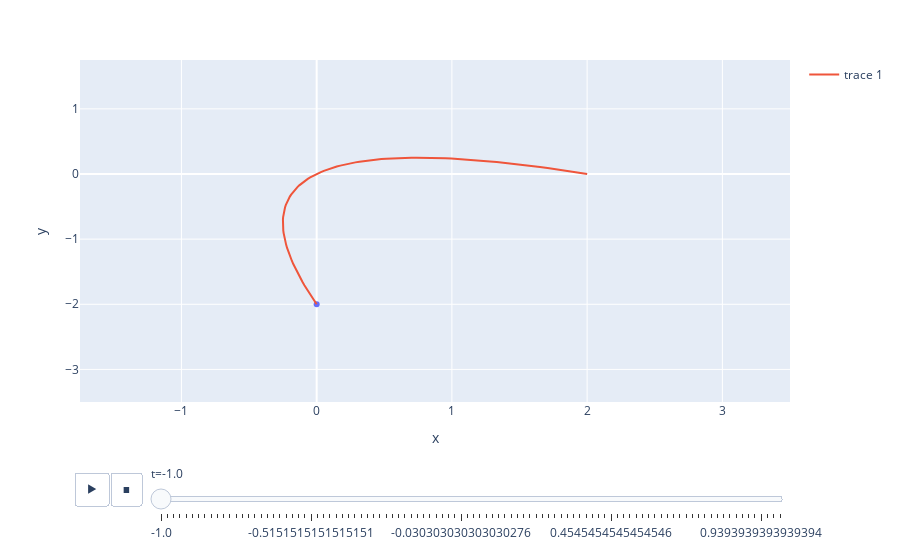

The notebook cell saved with this chart:
### Code cell
import pandas as pd

# Generate curve data
t = np.linspace(-1, 1, 100)
x = t + t ** 2
y = t - t ** 2
xm = np.min(x) - 1.5
xM = np.max(x) + 1.5
ym = np.min(y) - 1.5
yM = np.max(y) + 1.5


# create dataframe
df_curve = pd.DataFrame(dict(x=x, y=y, t=t))

fig = px.scatter(df_curve, x="x", y="y", 
        animation_frame="t", range_x=[xm, xM], range_y=[ym, yM])
fig.add_trace(go.Scatter(x=x, y=y,))

# fig.update_layout(transition = {'duration': 0})
fig.layout.updatemenus[0].buttons[0].args[1]["frame"]["duration"] = 100

fig.show()

### Figure 1 — Plotly figure (JSON) as saved in the notebook; plotly's stock layout.template omitted (floating-point values rounded to 4 significant figures)
{"data": [{"hovertemplate": "t=-1.0<br>x=%{x}<br>y=%{y}<extra></extra>", "legendgroup": "", "marker": {"color": "#636efa", "symbol": "circle"}, "mode": "markers", "name": "", "orientation": "v", "showlegend": false, "type": "scatter", "x": [0], "xaxis": "x", "y": [-2], "yaxis": "y"}, {"type": "scatter", "x": [0, -0.01979, -0.03877, -0.05693, -0.07428, -0.09081, -0.1065, -0.1214, -0.1355, -0.1488, -0.1612, -0.1728, -0.1837, -0.1937, -0.2028, -0.2112, -0.2188, -0.2255, -0.2314, -0.2365, -0.2408, -0.2443, -0.2469, -0.2488, -0.2498, -0.25, -0.2494, -0.2479, -0.2457, -0.2426, -0.2388, -0.2341, -0.2285, -0.2222, -0.2151, -0.2071, -0.1983, -0.1888, -0.1783, -0.1671, -0.1551, -0.1422, -0.1286, -0.1141, -0.09877, -0.08264, -0.06571, -0.04795, -0.02938, -0.009999, 0.0102, 0.03122, 0.05306, 0.07571, 0.09917, 0.1235, 0.1486, 0.1745, 0.2012, 0.2288, 0.2571, 0.2863, 0.3163, 0.3471, 0.3787, 0.4112, 0.4444, 0.4785, 0.5134, 0.5491, 0.5857, 0.623, 0.6612, 0.7001, 0.7399, 0.7805, 0.822, 0.8642, 0.9073, 0.9511, 0.9958, 1.041, 1.088, 1.135, 1.183, 1.232, 1.281, 1.331, 1.383, 1.435, 1.488, 1.541, 1.596, 1.651, 1.707, 1.764, 1.822, 1.88, 1.94, 2], "y": [-2, -1.94, -1.88, -1.822, -1.764, -1.707, -1.651, -1.596, -1.541, -1.488, -1.435, -1.383, -1.331, -1.281, -1.232, -1.183, -1.135, -1.088, -1.041, -0.9958, -0.9511, -0.9073, -0.8642, -0.822, -0.7805, -0.7399, -0.7001, -0.6612, -0.623, -0.5857, -0.5491, -0.5134, -0.4785, -0.4444, -0.4112, -0.3787, -0.3471, -0.3163, -0.2863, -0.2571, -0.2288, -0.2012, -0.1745, -0.1486, -0.1235, -0.09917, -0.07571, -0.05306, -0.03122, -0.0102, 0.009999, 0.02938, 0.04795, 0.06571, 0.08264, 0.09877, 0.1141, 0.1286, 0.1422, 0.1551, 0.1671, 0.1783, 0.1888, 0.1983, 0.2071, 0.2151, 0.2222, 0.2285, 0.2341, 0.2388, 0.2426, 0.2457, 0.2479, 0.2494, 0.25, 0.2498, 0.2488, 0.2469, 0.2443, 0.2408, 0.2365, 0.2314, 0.2255, 0.2188, 0.2112, 0.2028, 0.1937, 0.1837, 0.1728, 0.1612, 0.1488, 0.1355, 0.1214, 0.1065, 0.09081, 0.07428, 0.05693, 0.03877, 0.01979, 0]}], "layout": {"legend": {"tracegroupgap": 0}, "margin": {"t": 60}, "sliders": [{"active": 0, "currentvalue": {"prefix": "t="}, "len": 0.9, "pad": {"b": 10, "t": 60}, "steps": [{"args": [["-1.0"], {"frame": {"duration": 0, "redraw": false}, "fromcurrent": true, "mode": "immediate", "transition": {"duration": 0, "easing": "linear"}}], "label": "-1.0", "method": "animate"}, {"args": [["-0.9797979797979798"], {"frame": {"duration": 0, "redraw": false}, "fromcurrent": true, "mode": "immediate", "transition": {"duration": 0, "easing": "linear"}}], "label": "-0.9797979797979798", "method": "animate"}, {"args": [["-0.9595959595959596"], {"frame": {"duration": 0, "redraw": false}, "fromcurrent": true, "mode": "immediate", "transition": {"duration": 0, "easing": "linear"}}], "label": "-0.9595959595959596", "method": "animate"}, {"args": [["-0.9393939393939394"], {"frame": {"duration": 0, "redraw": false}, "fromcurrent": true, "mode": "immediate", "transition": {"duration": 0, "easing": "linear"}}], "label": "-0.9393939393939394", "method": "animate"}, {"args": [["-0.9191919191919192"], {"frame": {"duration": 0, "redraw": false}, "fromcurrent": true, "mode": "immediate", "transition": {"duration": 0, "easing": "linear"}}], "label": "-0.9191919191919192", "method": "animate"}, {"args": [["-0.898989898989899"], {"frame": {"duration": 0, "redraw": false}, "fromcurrent": true, "mode": "immediate", "transition": {"duration": 0, "easing": "linear"}}], "label": "-0.898989898989899", "method": "animate"}, {"args": [["-0.8787878787878788"], {"frame": {"duration": 0, "redraw": false}, "fromcurrent": true, "mode": "immediate", "transition": {"duration": 0, "easing": "linear"}}], "label": "-0.8787878787878788", "method": "animate"}, {"args": [["-0.8585858585858586"], {"frame": {"duration": 0, "redraw": false}, "fromcurrent": true, "mode": "immediate", "transition": {"duration": 0, "easing": "linear"}}], "label": "-0.8585858585858586", "method": "animate"}, {"args": [["-0.8383838383838383"], {"frame": {"duration": 0, "redraw": false}, "fromcurrent": true, "mode": "immediate", "transition": {"duration": 0, "easing": "linear"}}], "label": "-0.8383838383838383", "method": "animate"}, {"args": [["-0.8181818181818181"], {"frame": {"duration": 0, "redraw": false}, "fromcurrent": true, "mode": "immediate", "transition": {"duration": 0, "easing": "linear"}}], "label": "-0.8181818181818181", "method": "animate"}, {"args": [["-0.797979797979798"], {"frame": {"duration": 0, "redraw": false}, "fromcurrent": true, "mode": "immediate", "transition": {"duration": 0, "easing": "linear"}}], "label": "-0.797979797979798", "method": "animate"}, {"args": [["-0.7777777777777778"], {"frame": {"duration": 0, "redraw": false}, "fromcurrent": true, "mode": "immediate", "transition": {"duration": 0, "easing": "linear"}}], "label": "-0.7777777777777778", "method": "animate"}, {"args": [["-0.7575757575757576"], {"frame": {"duration": 0, "redraw": false}, "fromcurrent": true, "mode": "immediate", "transition": {"duration": 0, "easing": "linear"}}], "label": "-0.7575757575757576", "method": "animate"}, {"args": [["-0.7373737373737373"], {"frame": {"duration": 0, "redraw": false}, "fromcurrent": true, "mode": "immediate", "transition": {"duration": 0, "easing": "linear"}}], "label": "-0.7373737373737373", "method": "animate"}, {"args": [["-0.7171717171717171"], {"frame": {"duration": 0, "redraw": false}, "fromcurrent": true, "mode": "immediate", "transition": {"duration": 0, "easing": "linear"}}], "label": "-0.7171717171717171", "method": "animate"}, {"args": [["-0.696969696969697"], {"frame": {"duration": 0, "redraw": false}, "fromcurrent": true, "mode": "immediate", "transition": {"duration": 0, "easing": "linear"}}], "label": "-0.696969696969697", "method": "animate"}, {"args": [["-0.6767676767676767"], {"frame": {"duration": 0, "redraw": false}, "fromcurrent": true, "mode": "immediate", "transition": {"duration": 0, "easing": "linear"}}], "label": "-0.6767676767676767", "method": "animate"}, {"args": [["-0.6565656565656566"], {"frame": {"duration": 0, "redraw": false}, "fromcurrent": true, "mode": "immediate", "transition": {"duration": 0, "easing": "linear"}}], "label": "-0.6565656565656566", "method": "animate"}, {"args": [["-0.6363636363636364"], {"frame": {"duration": 0, "redraw": false}, "fromcurrent": true, "mode": "immediate", "transition": {"duration": 0, "easing": "linear"}}], "label": "-0.6363636363636364", "method": "animate"}, {"args": [["-0.6161616161616161"], {"frame": {"duration": 0, "redraw": false}, "fromcurrent": true, "mode": "immediate", "transition": {"duration": 0, "easing": "linear"}}], "label": "-0.6161616161616161", "method": "animate"}, {"args": [["-0.5959595959595959"], {"frame": {"duration": 0, "redraw": false}, "fromcurrent": true, "mode": "immediate", "transition": {"duration": 0, "easing": "linear"}}], "label": "-0.5959595959595959", "method": "animate"}, {"args": [["-0.5757575757575757"], {"frame": {"duration": 0, "redraw": false}, "fromcurrent": true, "mode": "immediate", "transition": {"duration": 0, "easing": "linear"}}], "label": "-0.5757575757575757", "method": "animate"}, {"args": [["-0.5555555555555556"], {"frame": {"duration": 0, "redraw": false}, "fromcurrent": true, "mode": "immediate", "transition": {"duration": 0, "easing": "linear"}}], "label": "-0.5555555555555556", "method": "animate"}, {"args": [["-0.5353535353535352"], {"frame": {"duration": 0, "redraw": false}, "fromcurrent": true, "mode": "immediate", "transition": {"duration": 0, "easing": "linear"}}], "label": "-0.5353535353535352", "method": "animate"}, {"args": [["-0.5151515151515151"], {"frame": {"duration": 0, "redraw": false}, "fromcurrent": true, "mode": "immediate", "transition": {"duration": 0, "easing": "linear"}}], "label": "-0.5151515151515151", "method": "animate"}, {"args": [["-0.4949494949494949"], {"frame": {"duration": 0, "redraw": false}, "fromcurrent": true, "mode": "immediate", "transition": {"duration": 0, "easing": "linear"}}], "label": "-0.4949494949494949", "method": "animate"}, {"args": [["-0.4747474747474747"], {"frame": {"duration": 0, "redraw": false}, "fromcurrent": true, "mode": "immediate", "transition": {"duration": 0, "easing": "linear"}}], "label": "-0.4747474747474747", "method": "animate"}, {"args": [["-0.4545454545454545"], {"frame": {"duration": 0, "redraw": false}, "fromcurrent": true, "mode": "immediate", "transition": {"duration": 0, "easing": "linear"}}], "label": "-0.4545454545454545", "method": "animate"}, {"args": [["-0.43434343434343425"], {"frame": {"duration": 0, "redraw": false}, "fromcurrent": true, "mode": "immediate", "transition": {"duration": 0, "easing": "linear"}}], "label": "-0.43434343434343425", "method": "animate"}, {"args": [["-0.41414141414141414"], {"frame": {"duration": 0, "redraw": false}, "fromcurrent": true, "mode": "immediate", "transition": {"duration": 0, "easing": "linear"}}], "label": "-0.41414141414141414", "method": "animate"}, {"args": [["-0.3939393939393939"], {"frame": {"duration": 0, "redraw": false}, "fromcurrent": true, "mode": "immediate", "transition": {"duration": 0, "easing": "linear"}}], "label": "-0.3939393939393939", "method": "animate"}, {"args": [["-0.3737373737373737"], {"frame": {"duration": 0, "redraw": false}, "fromcurrent": true, "mode": "immediate", "transition": {"duration": 0, "easing": "linear"}}], "label": "-0.3737373737373737", "method": "animate"}, {"args": [["-0.3535353535353535"], {"frame": {"duration": 0, "redraw": false}, "fromcurrent": true, "mode": "immediate", "transition": {"duration": 0, "easing": "linear"}}], "label": "-0.3535353535353535", "method": "animate"}, {"args": [["-0.33333333333333326"], {"frame": {"duration": 0, "redraw": false}, "fromcurrent": true, "mode": "immediate", "transition": {"duration": 0, "easing": "linear"}}], "label": "-0.33333333333333326", "method": "animate"}, {"args": [["-0.31313131313131304"], {"frame": {"duration": 0, "redraw": false}, "fromcurrent": true, "mode": "immediate", "transition": {"duration": 0, "easing": "linear"}}], "label": "-0.31313131313131304", "method": "animate"}, {"args": [["-0.2929292929292928"], {"frame": {"duration": 0, "redraw": false}, "fromcurrent": true, "mode": "immediate", "transition": {"duration": 0, "easing": "linear"}}], "label": "-0.2929292929292928", "method": "animate"}, {"args": [["-0.2727272727272727"], {"frame": {"duration": 0, "redraw": false}, "fromcurrent": true, "mode": "immediate", "transition": {"duration": 0, "easing": "linear"}}], "label": "-0.2727272727272727", "method": "animate"}, {"args": [["-0.2525252525252525"], {"frame": {"duration": 0, "redraw": false}, "fromcurrent": true, "mode": "immediate", "transition": {"duration": 0, "easing": "linear"}}], "label": "-0.2525252525252525", "method": "animate"}, {"args": [["-0.23232323232323226"], {"frame": {"duration": 0, "redraw": false}, "fromcurrent": true, "mode": "immediate", "transition": {"duration": 0, "easing": "linear"}}], "label": "-0.23232323232323226", "method": "animate"}, {"args": [["-0.21212121212121204"], {"frame": {"duration": 0, "redraw": false}, "fromcurrent": true, "mode": "immediate", "transition": {"duration": 0, "easing": "linear"}}], "label": "-0.21212121212121204", "method": "animate"}, {"args": [["-0.19191919191919182"], {"frame": {"duration": 0, "redraw": false}, "fromcurrent": true, "mode": "immediate", "transition": {"duration": 0, "easing": "linear"}}], "label": "-0.19191919191919182", "method": "animate"}, {"args": [["-0.1717171717171716"], {"frame": {"duration": 0, "redraw": false}, "fromcurrent": true, "mode": "immediate", "transition": {"duration": 0, "easing": "linear"}}], "label": "-0.1717171717171716", "method": "animate"}, {"args": [["-0.1515151515151515"], {"frame": {"duration": 0, "redraw": false}, "fromcurrent": true, "mode": "immediate", "transition": {"duration": 0, "easing": "linear"}}], "label": "-0.1515151515151515", "method": "animate"}, {"args": [["-0.13131313131313127"], {"frame": {"duration": 0, "redraw": false}, "fromcurrent": true, "mode": "immediate", "transition": {"duration": 0, "easing": "linear"}}], "label": "-0.13131313131313127", "method": "animate"}, {"args": [["-0.11111111111111105"], {"frame": {"duration": 0, "redraw": false}, "fromcurrent": true, "mode": "immediate", "transition": {"duration": 0, "easing": "linear"}}], "label": "-0.11111111111111105", "method": "animate"}, {"args": [["-0.09090909090909083"], {"frame": {"duration": 0, "redraw": false}, "fromcurrent": true, "mode": "immediate", "transition": {"duration": 0, "easing": "linear"}}], "label": "-0.09090909090909083", "method": "animate"}, {"args": [["-0.07070707070707061"], {"frame": {"duration": 0, "redraw": false}, "fromcurrent": true, "mode": "immediate", "transition": {"duration": 0, "easing": "linear"}}], "label": "-0.07070707070707061", "method": "animate"}, {"args": [["-0.050505050505050386"], {"frame": {"duration": 0, "redraw": false}, "fromcurrent": true, "mode": "immediate", "transition": {"duration": 0, "easing": "linear"}}], "label": "-0.050505050505050386", "method": "animate"}, {"args": [["-0.030303030303030276"], {"frame": {"duration": 0, "redraw": false}, "fromcurrent": true, "mode": "immediate", "transition": {"duration": 0, "easing": "linear"}}], "label": "-0.030303030303030276", "method": "animate"}, {"args": [["-0.010101010101010055"], {"frame": {"duration": 0, "redraw": false}, "fromcurrent": true, "mode": "immediate", "transition": {"duration": 0, "easing": "linear"}}], "label": "-0.010101010101010055", "method": "animate"}, {"args": [["0.010101010101010166"], {"frame": {"duration": 0, "redraw": false}, "fromcurrent": true, "mode": "immediate", "transition": {"duration": 0, "easing": "linear"}}], "label": "0.010101010101010166", "method": "animate"}, {"args": [["0.030303030303030498"], {"frame": {"duration": 0, "redraw": false}, "fromcurrent": true, "mode": "immediate", "transition": {"duration": 0, "easing": "linear"}}], "label": "0.030303030303030498", "method": "animate"}, {"args": [["0.05050505050505061"], {"frame": {"duration": 0, "redraw": false}, "fromcurrent": true, "mode": "immediate", "transition": {"duration": 0, "easing": "linear"}}], "label": "0.05050505050505061", "method": "animate"}, {"args": [["0.07070707070707072"], {"frame": {"duration": 0, "redraw": false}, "fromcurrent": true, "mode": "immediate", "transition": {"duration": 0, "easing": "linear"}}], "label": "0.07070707070707072", "method": "animate"}, {"args": [["0.09090909090909105"], {"frame": {"duration": 0, "redraw": false}, "fromcurrent": true, "mode": "immediate", "transition": {"duration": 0, "easing": "linear"}}], "label": "0.09090909090909105", "method": "animate"}, {"args": [["0.11111111111111116"], {"frame": {"duration": 0, "redraw": false}, "fromcurrent": true, "mode": "immediate", "transition": {"duration": 0, "easing": "linear"}}], "label": "0.11111111111111116", "method": "animate"}, {"args": [["0.1313131313131315"], {"frame": {"duration": 0, "redraw": false}, "fromcurrent": true, "mode": "immediate", "transition": {"duration": 0, "easing": "linear"}}], "label": "0.1313131313131315", "method": "animate"}, {"args": [["0.1515151515151516"], {"frame": {"duration": 0, "redraw": false}, "fromcurrent": true, "mode": "immediate", "transition": {"duration": 0, "easing": "linear"}}], "label": "0.1515151515151516", "method": "animate"}, {"args": [["0.1717171717171717"], {"frame": {"duration": 0, "redraw": false}, "fromcurrent": true, "mode": "immediate", "transition": {"duration": 0, "easing": "linear"}}], "label": "0.1717171717171717", "method": "animate"}, {"args": [["0.19191919191919204"], {"frame": {"duration": 0, "redraw": false}, "fromcurrent": true, "mode": "immediate", "transition": {"duration": 0, "easing": "linear"}}], "label": "0.19191919191919204", "method": "animate"}, {"args": [["0.21212121212121215"], {"frame": {"duration": 0, "redraw": false}, "fromcurrent": true, "mode": "immediate", "transition": {"duration": 0, "easing": "linear"}}], "label": "0.21212121212121215", "method": "animate"}, {"args": [["0.2323232323232325"], {"frame": {"duration": 0, "redraw": false}, "fromcurrent": true, "mode": "immediate", "transition": {"duration": 0, "easing": "linear"}}], "label": "0.2323232323232325", "method": "animate"}, {"args": [["0.2525252525252526"], {"frame": {"duration": 0, "redraw": false}, "fromcurrent": true, "mode": "immediate", "transition": {"duration": 0, "easing": "linear"}}], "label": "0.2525252525252526", "method": "animate"}, {"args": [["0.27272727272727293"], {"frame": {"duration": 0, "redraw": false}, "fromcurrent": true, "mode": "immediate", "transition": {"duration": 0, "easing": "linear"}}], "label": "0.27272727272727293", "method": "animate"}, {"args": [["0.29292929292929304"], {"frame": {"duration": 0, "redraw": false}, "fromcurrent": true, "mode": "immediate", "transition": {"duration": 0, "easing": "linear"}}], "label": "0.29292929292929304", "method": "animate"}, {"args": [["0.31313131313131315"], {"frame": {"duration": 0, "redraw": false}, "fromcurrent": true, "mode": "immediate", "transition": {"duration": 0, "easing": "linear"}}], "label": "0.31313131313131315", "method": "animate"}, {"args": [["0.3333333333333335"], {"frame": {"duration": 0, "redraw": false}, "fromcurrent": true, "mode": "immediate", "transition": {"duration": 0, "easing": "linear"}}], "label": "0.3333333333333335", "method": "animate"}, {"args": [["0.3535353535353536"], {"frame": {"duration": 0, "redraw": false}, "fromcurrent": true, "mode": "immediate", "transition": {"duration": 0, "easing": "linear"}}], "label": "0.3535353535353536", "method": "animate"}, {"args": [["0.3737373737373739"], {"frame": {"duration": 0, "redraw": false}, "fromcurrent": true, "mode": "immediate", "transition": {"duration": 0, "easing": "linear"}}], "label": "0.3737373737373739", "method": "animate"}, {"args": [["0.39393939393939403"], {"frame": {"duration": 0, "redraw": false}, "fromcurrent": true, "mode": "immediate", "transition": {"duration": 0, "easing": "linear"}}], "label": "0.39393939393939403", "method": "animate"}, {"args": [["0.41414141414141437"], {"frame": {"duration": 0, "redraw": false}, "fromcurrent": true, "mode": "immediate", "transition": {"duration": 0, "easing": "linear"}}], "label": "0.41414141414141437", "method": "animate"}, {"args": [["0.4343434343434345"], {"frame": {"duration": 0, "redraw": false}, "fromcurrent": true, "mode": "immediate", "transition": {"duration": 0, "easing": "linear"}}], "label": "0.4343434343434345", "method": "animate"}, {"args": [["0.4545454545454546"], {"frame": {"duration": 0, "redraw": false}, "fromcurrent": true, "mode": "immediate", "transition": {"duration": 0, "easing": "linear"}}], "label": "0.4545454545454546", "method": "animate"}, {"args": [["0.4747474747474749"], {"frame": {"duration": 0, "redraw": false}, "fromcurrent": true, "mode": "immediate", "transition": {"duration": 0, "easing": "linear"}}], "label": "0.4747474747474749", "method": "animate"}, {"args": [["0.49494949494949503"], {"frame": {"duration": 0, "redraw": false}, "fromcurrent": true, "mode": "immediate", "transition": {"duration": 0, "easing": "linear"}}], "label": "0.49494949494949503", "method": "animate"}, {"args": [["0.5151515151515154"], {"frame": {"duration": 0, "redraw": false}, "fromcurrent": true, "mode": "immediate", "transition": {"duration": 0, "easing": "linear"}}], "label": "0.5151515151515154", "method": "animate"}, {"args": [["0.5353535353535355"], {"frame": {"duration": 0, "redraw": false}, "fromcurrent": true, "mode": "immediate", "transition": {"duration": 0, "easing": "linear"}}], "label": "0.5353535353535355", "method": "animate"}, {"args": [["0.5555555555555556"], {"frame": {"duration": 0, "redraw": false}, "fromcurrent": true, "mode": "immediate", "transition": {"duration": 0, "easing": "linear"}}], "label": "0.5555555555555556", "method": "animate"}, {"args": [["0.5757575757575759"], {"frame": {"duration": 0, "redraw": false}, "fromcurrent": true, "mode": "immediate", "transition": {"duration": 0, "easing": "linear"}}], "label": "0.5757575757575759", "method": "animate"}, {"args": [["0.595959595959596"], {"frame": {"duration": 0, "redraw": false}, "fromcurrent": true, "mode": "immediate", "transition": {"duration": 0, "easing": "linear"}}], "label": "0.595959595959596", "method": "animate"}, {"args": [["0.6161616161616164"], {"frame": {"duration": 0, "redraw": false}, "fromcurrent": true, "mode": "immediate", "transition": {"duration": 0, "easing": "linear"}}], "label": "0.6161616161616164", "method": "animate"}, {"args": [["0.6363636363636365"], {"frame": {"duration": 0, "redraw": false}, "fromcurrent": true, "mode": "immediate", "transition": {"duration": 0, "easing": "linear"}}], "label": "0.6363636363636365", "method": "animate"}, {"args": [["0.6565656565656568"], {"frame": {"duration": 0, "redraw": false}, "fromcurrent": true, "mode": "immediate", "transition": {"duration": 0, "easing": "linear"}}], "label": "0.6565656565656568", "method": "animate"}, {"args": [["0.6767676767676769"], {"frame": {"duration": 0, "redraw": false}, "fromcurrent": true, "mode": "immediate", "transition": {"duration": 0, "easing": "linear"}}], "label": "0.6767676767676769", "method": "animate"}, {"args": [["0.696969696969697"], {"frame": {"duration": 0, "redraw": false}, "fromcurrent": true, "mode": "immediate", "transition": {"duration": 0, "easing": "linear"}}], "label": "0.696969696969697", "method": "animate"}, {"args": [["0.7171717171717173"], {"frame": {"duration": 0, "redraw": false}, "fromcurrent": true, "mode": "immediate", "transition": {"duration": 0, "easing": "linear"}}], "label": "0.7171717171717173", "method": "animate"}, {"args": [["0.7373737373737375"], {"frame": {"duration": 0, "redraw": false}, "fromcurrent": true, "mode": "immediate", "transition": {"duration": 0, "easing": "linear"}}], "label": "0.7373737373737375", "method": "animate"}, {"args": [["0.7575757575757578"], {"frame": {"duration": 0, "redraw": false}, "fromcurrent": true, "mode": "immediate", "transition": {"duration": 0, "easing": "linear"}}], "label": "0.7575757575757578", "method": "animate"}, {"args": [["0.7777777777777779"], {"frame": {"duration": 0, "redraw": false}, "fromcurrent": true, "mode": "immediate", "transition": {"duration": 0, "easing": "linear"}}], "label": "0.7777777777777779", "method": "animate"}, {"args": [["0.7979797979797982"], {"frame": {"duration": 0, "redraw": false}, "fromcurrent": true, "mode": "immediate", "transition": {"duration": 0, "easing": "linear"}}], "label": "0.7979797979797982", "method": "animate"}, {"args": [["0.8181818181818183"], {"frame": {"duration": 0, "redraw": false}, "fromcurrent": true, "mode": "immediate", "transition": {"duration": 0, "easing": "linear"}}], "label": "0.8181818181818183", "method": "animate"}, {"args": [["0.8383838383838385"], {"frame": {"duration": 0, "redraw": false}, "fromcurrent": true, "mode": "immediate", "transition": {"duration": 0, "easing": "linear"}}], "label": "0.8383838383838385", "method": "animate"}, {"args": [["0.8585858585858588"], {"frame": {"duration": 0, "redraw": false}, "fromcurrent": true, "mode": "immediate", "transition": {"duration": 0, "easing": "linear"}}], "label": "0.8585858585858588", "method": "animate"}, {"args": [["0.8787878787878789"], {"frame": {"duration": 0, "redraw": false}, "fromcurrent": true, "mode": "immediate", "transition": {"duration": 0, "easing": "linear"}}], "label": "0.8787878787878789", "method": "animate"}, {"args": [["0.8989898989898992"], {"frame": {"duration": 0, "redraw": false}, "fromcurrent": true, "mode": "immediate", "transition": {"duration": 0, "easing": "linear"}}], "label": "0.8989898989898992", "method": "animate"}, {"args": [["0.9191919191919193"], {"frame": {"duration": 0, "redraw": false}, "fromcurrent": true, "mode": "immediate", "transition": {"duration": 0, "easing": "linear"}}], "label": "0.9191919191919193", "method": "animate"}, {"args": [["0.9393939393939394"], {"frame": {"duration": 0, "redraw": false}, "fromcurrent": true, "mode": "immediate", "transition": {"duration": 0, "easing": "linear"}}], "label": "0.9393939393939394", "method": "animate"}, {"args": [["0.9595959595959598"], {"frame": {"duration": 0, "redraw": false}, "fromcurrent": true, "mode": "immediate", "transition": {"duration": 0, "easing": "linear"}}], "label": "0.9595959595959598", "method": "animate"}, {"args": [["0.9797979797979799"], {"frame": {"duration": 0, "redraw": false}, "fromcurrent": true, "mode": "immediate", "transition": {"duration": 0, "easing": "linear"}}], "label": "0.9797979797979799", "method": "animate"}, {"args": [["1.0"], {"frame": {"duration": 0, "redraw": false}, "fromcurrent": true, "mode": "immediate", "transition": {"duration": 0, "easing": "linear"}}], "label": "1.0", "method": "animate"}], "x": 0.1, "xanchor": "left", "y": 0, "yanchor": "top"}], "updatemenus": [{"buttons": [{"args": [null, {"frame": {"duration": 100, "redraw": false}, "fromcurrent": true, "mode": "immediate", "transition": {"duration": 500, "easing": "linear"}}], "label": "&#9654;", "method": "animate"}, {"args": [[null], {"frame": {"duration": 0, "redraw": false}, "fromcurrent": true, "mode": "immediate", "transition": {"duration": 0, "easing": "linear"}}], "label": "&#9724;", "method": "animate"}], "direction": "left", "pad": {"r": 10, "t": 70}, "showactive": false, "type": "buttons", "x": 0.1, "xanchor": "right", "y": 0, "yanchor": "top"}], "xaxis": {"anchor": "y", "domain": [0, 1], "range": [-1.75, 3.5], "title": {"text": "x"}}, "yaxis": {"anchor": "x", "domain": [0, 1], "range": [-3.5, 1.75], "title": {"text": "y"}}}}
